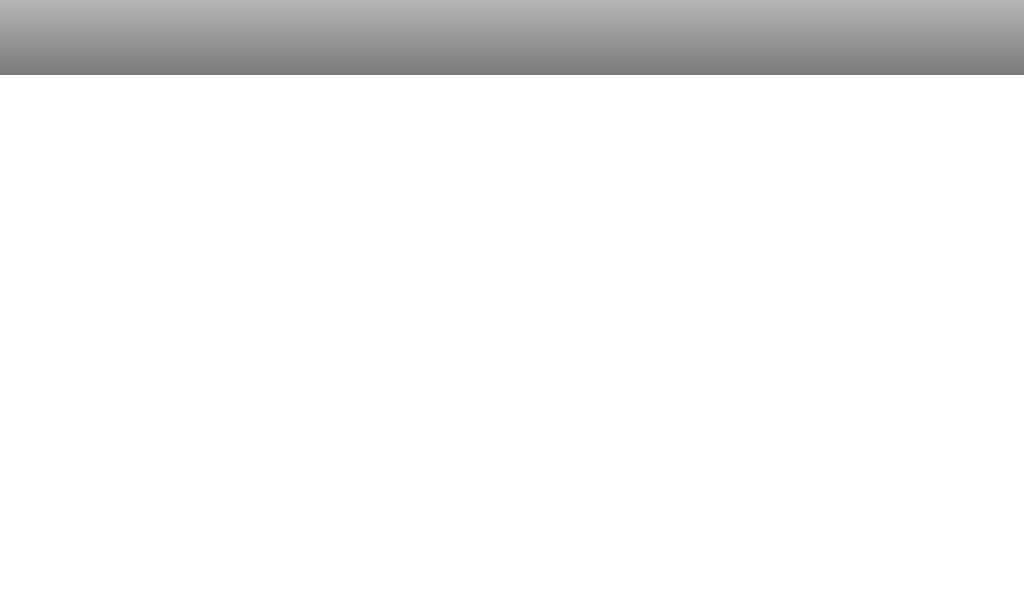
<?xml version="1.0" encoding="UTF-8"?>
<ui version="4.0">
 <class>MainWindow</class>
 <widget class="QMainWindow" name="MainWindow">
  <property name="geometry">
   <rect>
    <x>0</x>
    <y>0</y>
    <width>1024</width>
    <height>600</height>
   </rect>
  </property>
  <property name="minimumSize">
   <size>
    <width>1024</width>
    <height>600</height>
   </size>
  </property>
  <property name="maximumSize">
   <size>
    <width>1024</width>
    <height>600</height>
   </size>
  </property>
  <property name="windowTitle">
   <string>MainWindow</string>
  </property>
  <property name="styleSheet">
   <string notr="true">background-color: rgb(255, 255, 255);</string>
  </property>
  <widget class="QWidget" name="centralwidget">
   <layout class="QVBoxLayout" name="verticalLayout">
    <property name="spacing">
     <number>0</number>
    </property>
    <property name="leftMargin">
     <number>0</number>
    </property>
    <property name="topMargin">
     <number>0</number>
    </property>
    <property name="rightMargin">
     <number>0</number>
    </property>
    <property name="bottomMargin">
     <number>0</number>
    </property>
    <item>
     <widget class="QFrame" name="Menu">
      <property name="minimumSize">
       <size>
        <width>0</width>
        <height>75</height>
       </size>
      </property>
      <property name="maximumSize">
       <size>
        <width>16777215</width>
        <height>75</height>
       </size>
      </property>
      <property name="styleSheet">
       <string notr="true">background-color: qlineargradient(spread:pad, x1:0, y1:1, x2:0, y2:0, stop:0 rgba(122, 122, 122, 255), stop:1 rgba(182, 182, 182, 255));</string>
      </property>
      <property name="frameShape">
       <enum>QFrame::NoFrame</enum>
      </property>
      <property name="frameShadow">
       <enum>QFrame::Raised</enum>
      </property>
     </widget>
    </item>
    <item>
     <widget class="QFrame" name="Content">
      <property name="frameShape">
       <enum>QFrame::NoFrame</enum>
      </property>
      <property name="frameShadow">
       <enum>QFrame::Raised</enum>
      </property>
     </widget>
    </item>
   </layout>
  </widget>
 </widget>
 <resources/>
 <connections/>
</ui>
